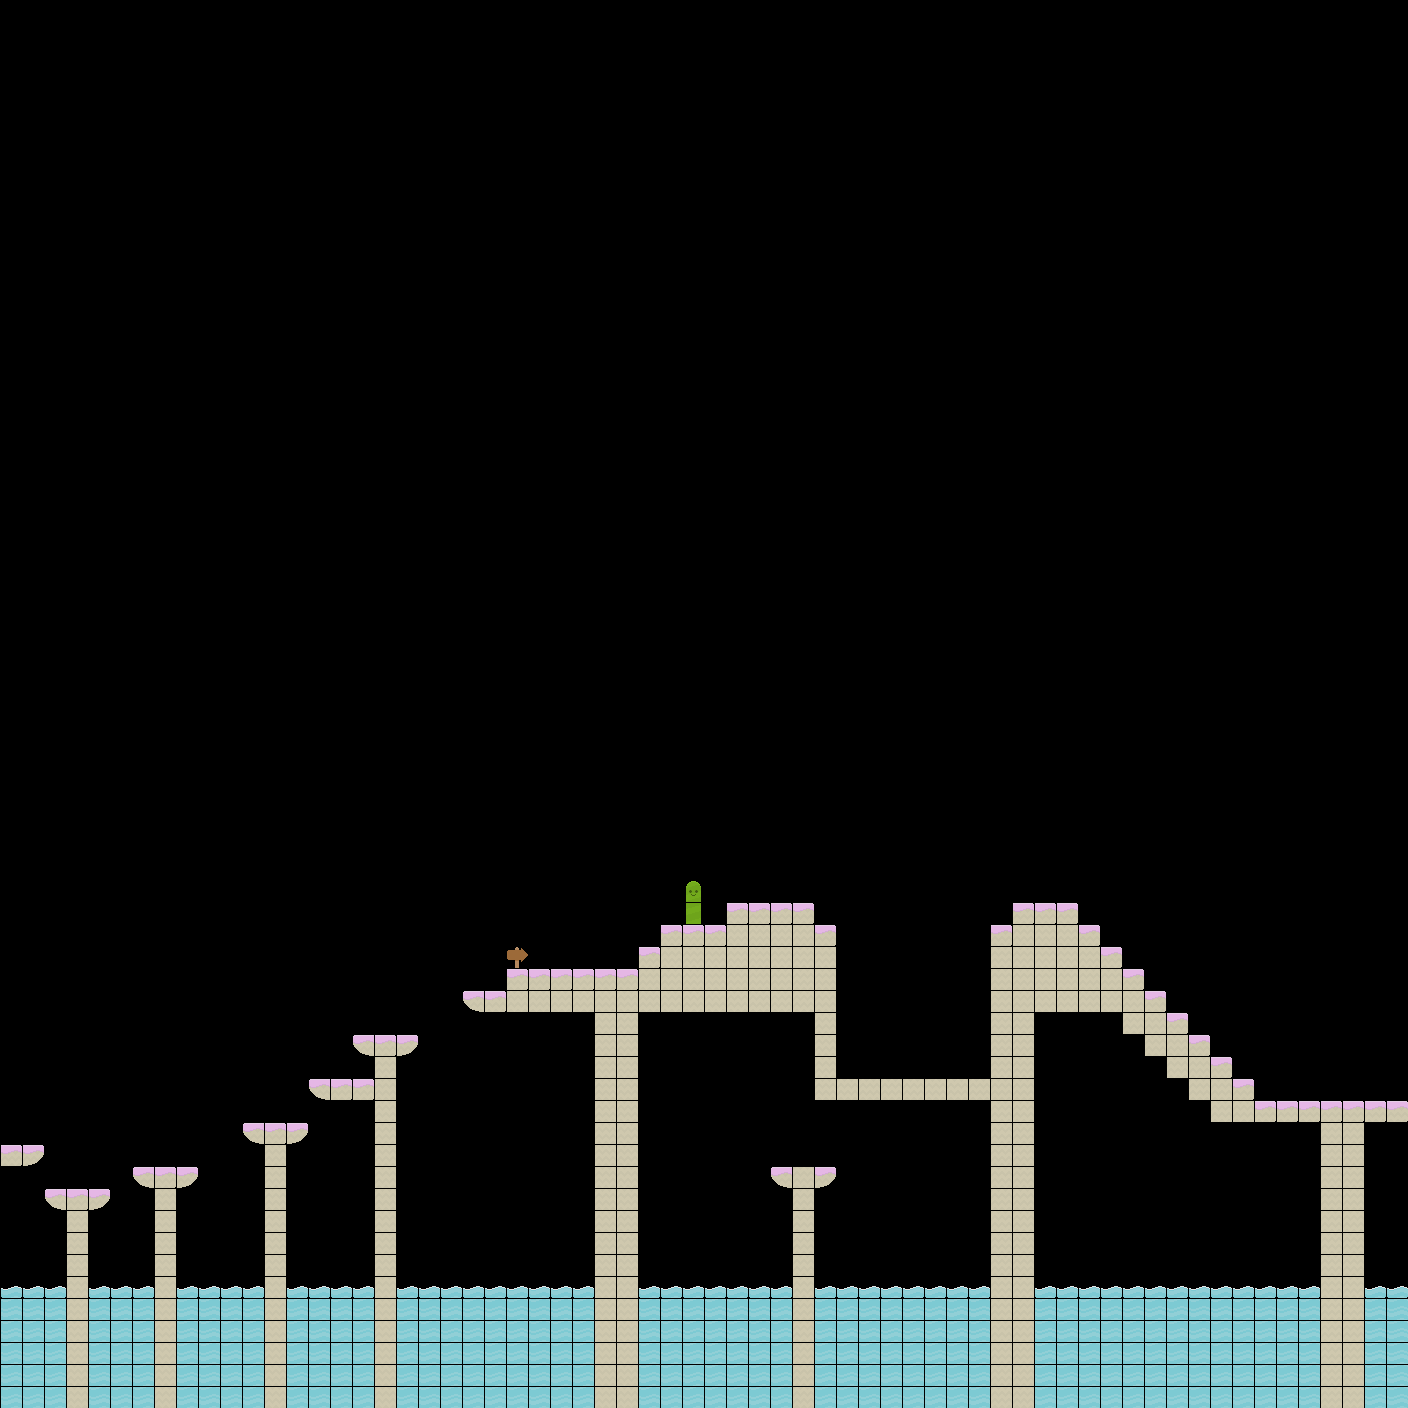

This game map was drawn from its Tiled (.tmx) file and the tilesets committed beside it. A one-line description and the trimmed map source follow:
An orthogonal 64x64 tile map with 22x22 px tiles, 1 tile layer (块层 1) and 6 objects (Player, Lolipop, Switch_0, Box, Bomb, ...).

<map version="1.0" orientation="orthogonal" renderorder="right-down" width="64" height="64" tilewidth="22" tileheight="22" nextobjectid="13">
 <tileset firstgid="1" name="spritesheet_rgba" tilewidth="22" tileheight="22" spacing="1" margin="1">
  <image source="spritesheet_rgba.png" width="692" height="692" />
 </tileset>
 <layer name="块层 1" width="64" height="64" opacity="0.9">
  <data>[4096 cells, 610 non-empty, 9 distinct tile ids]</data>
 </layer>
 <objectgroup name="Entity">
  <object id="1" name="Player" type="Player" gid="20" x="8" y="1127" />
  <object id="3" name="Lolipop" type="Lolipop" gid="628" x="795" y="1126" />
  <object id="6" name="Switch_0" type="Switch_0" gid="251" x="373" y="1026" />
  <object id="7" name="Box" type="Box" gid="192" x="1299" y="1094" />
  <object id="9" name="Bomb" type="Bomb" gid="258" x="858" y="1026" />
  <object id="11" name="NPC" type="NPC" gid="110" x="1258" y="1072" />
 </objectgroup>
</map>
